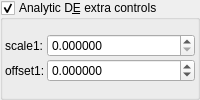
    <widget class="MyGroupBox" name="groupCheck_analyticDE_enabled_false">
     <property name="title">
      <string>Analytic D&amp;E extra controls</string>
     </property>
     <property name="checkable">
      <bool>true</bool>
     </property>
     <layout class="QVBoxLayout" name="verticalLayout_12" stretch="0">
      <property name="spacing">
       <number>2</number>
      </property>
      <property name="leftMargin">
       <number>2</number>
      </property>
      <property name="topMargin">
       <number>2</number>
      </property>
      <property name="rightMargin">
       <number>2</number>
      </property>
      <property name="bottomMargin">
       <number>2</number>
      </property>
      <item>
       <layout class="QGridLayout" name="gridLayout_28" columnstretch="0,0,1">
        <property name="spacing">
         <number>2</number>
        </property>
        <item row="0" column="1">
         <widget class="QLabel" name="label_179">
          <property name="text">
           <string>scale1:</string>
          </property>
         </widget>
        </item>
        <item row="0" column="2">
         <widget class="MyDoubleSpinBox" name="spinbox_analyticDE_scale_1">
          <property name="sizePolicy">
           <sizepolicy hsizetype="Minimum" vsizetype="Maximum">
            <horstretch>0</horstretch>
            <verstretch>0</verstretch>
           </sizepolicy>
          </property>
          <property name="prefix">
           <string/>
          </property>
          <property name="suffix">
           <string/>
          </property>
          <property name="decimals">
           <number>6</number>
          </property>
          <property name="minimum">
           <double>0.000000000000000</double>
          </property>
          <property name="maximum">
           <double>99.989999999999995</double>
          </property>
          <property name="singleStep">
           <double>0.010000000000000</double>
          </property>
         </widget>
        </item>
        <item row="1" column="2">
         <widget class="MyDoubleSpinBox" name="spinbox_analyticDE_offset_1">
          <property name="sizePolicy">
           <sizepolicy hsizetype="Minimum" vsizetype="Maximum">
            <horstretch>0</horstretch>
            <verstretch>0</verstretch>
           </sizepolicy>
          </property>
          <property name="prefix">
           <string/>
          </property>
          <property name="suffix">
           <string/>
          </property>
          <property name="decimals">
           <number>6</number>
          </property>
          <property name="minimum">
           <double>-99.989999999999995</double>
          </property>
          <property name="maximum">
           <double>99.989999999999995</double>
          </property>
          <property name="singleStep">
           <double>0.100000000000000</double>
          </property>
         </widget>
        </item>
        <item row="1" column="1">
         <widget class="QLabel" name="label_180">
          <property name="text">
           <string>offset1:</string>
          </property>
         </widget>
        </item>
       </layout>
      </item>
     </layout>
    </widget>
